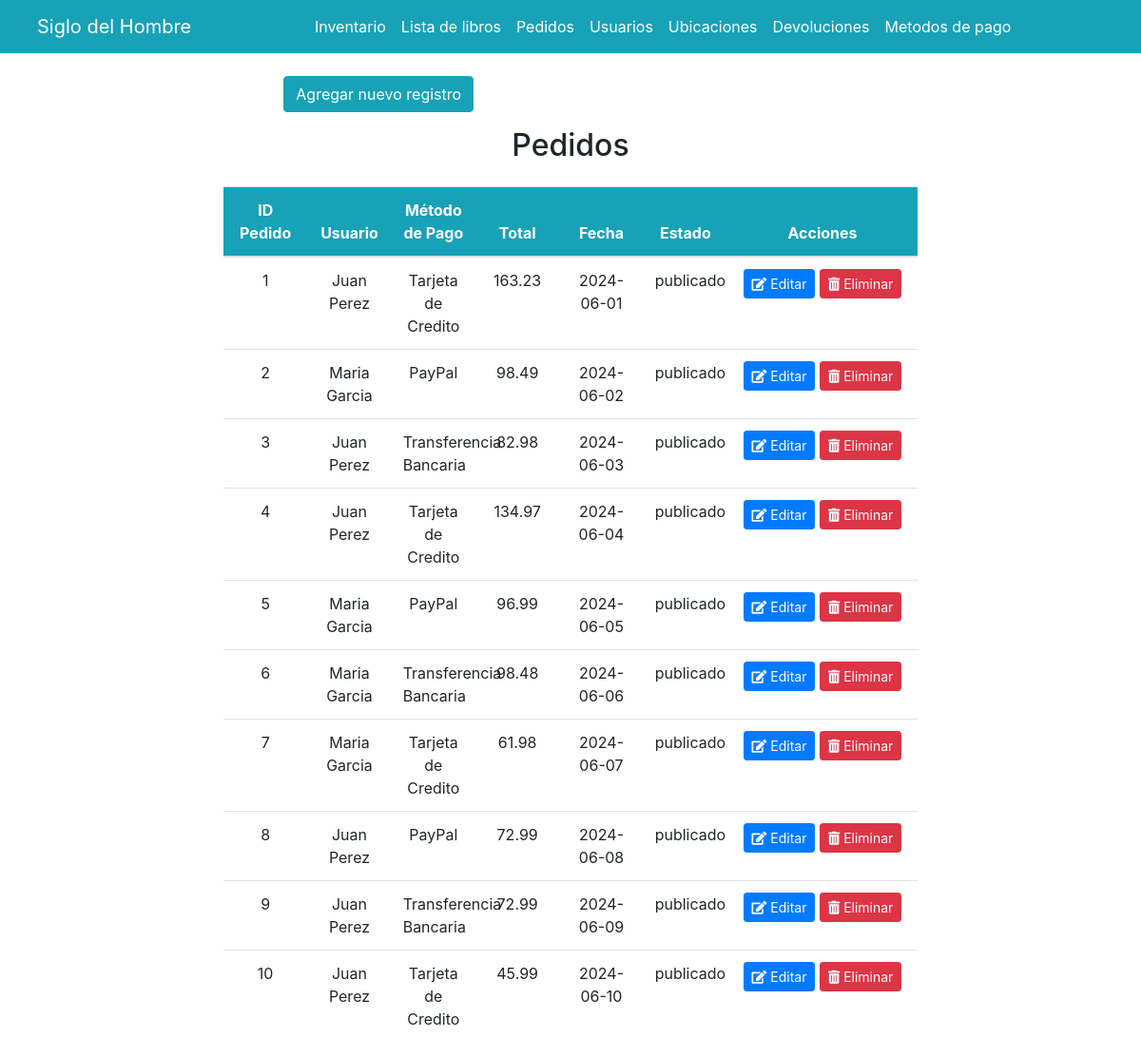
The page /pedidos.php on the database its author committed.
### tables this page shows
CREATE TABLE `pedido` (
  `id_pedido` int(11) NOT NULL,
  `id_usuario` int(11) NOT NULL,
  `id_metodo_de_pago` int(11) NOT NULL,
  `fecha` date NOT NULL,
  `total` float NOT NULL,
  `estado` enum('publicado','cancelado') NOT NULL
);

CREATE TABLE `usuario` (
  `id_usuario` int(11) NOT NULL,
  `nombre` varchar(255) NOT NULL,
  `correo` varchar(255) NOT NULL,
  `direccion` varchar(255) DEFAULT NULL,
  `password` varchar(50) DEFAULT NULL,
  `rol` int(11) NOT NULL,
  `id_tipo` int(11) NOT NULL
);

CREATE TABLE `metodo_de_pago` (
  `id_metodo_de_pago` int(11) NOT NULL,
  `metodo` varchar(50) NOT NULL
);

### pedidos.php (the view, shortened to what this page needs)
<?php
require 'conexion.php';
$sql = "SELECT pedido.id_pedido, usuario.nombre, metodo_de_pago.metodo, pedido.fecha, pedido.total, pedido.estado
FROM pedido
INNER JOIN usuario ON pedido.id_usuario=usuario.id_usuario
INNER JOIN metodo_de_pago ON pedido.id_metodo_de_pago=metodo_de_pago.id_metodo_de_pago
ORDER BY pedido.fecha";
$resultado = $mysqli->query($sql);
?>
<!DOCTYPE html>
<html lang="en">
<head>
    <link href="https://stackpath.bootstrapcdn.com/bootstrap/4.5.2/css/bootstrap.min.css" rel="stylesheet">
    <link href="https://cdnjs.cloudflare.com/ajax/libs/font-awesome/5.15.3/css/all.min.css" rel="stylesheet">
</head>
<body>
    <header>
        <nav class="navbar navbar-expand-lg navbar-primary bg-info">
            <div class="container-fluid">
                <a class="navbar-brand px-2 text-white" href="index.php">Siglo del Hombre</a>
                <div class="collapse navbar-collapse" id="navbarSupportedContent">
                    <ul class="navbar-nav mx-auto mb-2 mb-lg-0">
                        <li class="nav-item">
                            <a class="nav-link text-white" href="inventario.php">Inventario</a>
                        </li>
                        <li class="nav-item">
                            <a class="nav-link text-white" href="listalibros.php">Lista de libros</a>
                        </li>
                        <li class="nav-item">
                            <a class="nav-link text-white" href="pedidos.php">Pedidos</a>
                        </li>
                        <li class="nav-item">
                            <a class="nav-link text-white" href="usuarios.php">Usuarios</a>
                        </li>
                        <li class="nav-item">
                            <a class="nav-link text-white" href="ubicaciones.php">Ubicaciones</a>
                        </li>
                        <li class="nav-item">
                            <a class="nav-link text-white" href="devoluciones.php">Devoluciones</a>
                        </li>
                        <li class="nav-item">
                            <a class="nav-link text-white" href="metodos_de_pago.php">Metodos de pago</a>
                        </li>
                    </ul>
                </div>
            </div>
        </nav>
    </header>
    <div class="container mt-4">
        <div class="row justify-content-center">
            <div class="col-md-8">
                <div class="row justify-content-center mb-3">
                    <div class="col-sm-10">
                        <button type="button" class="btn btn-info" onclick="window.location.href='formulario_pedidos.php'">Agregar nuevo registro</button>
                    </div>
                </div>
                <h2 class="text-center mb-4">Pedidos</h2>
                <table class="table table-hover text-center mx-auto">
                    <thead class="thead-primary">
                        <tr style="background-color: #17a2b8; color: white;">
                            <th scope="col">ID Pedido</th>
                            <th scope="col">Usuario</th>
                            <th scope="col">Método de Pago</th>
                            <th scope="col">Total</th>
                            <th scope="col">Fecha</th>
                            <th scope="col">Estado</th>
                            <th scope="col" style="width: 200px">Acciones</th>
                        </tr>
                    </thead>
                    <tbody>
                        <?php if ($resultado->num_rows > 0) : ?>
                            <?php while ($fila = $resultado->fetch_assoc()) : ?>
                                <tr>
                                    <td><?php echo $fila["id_pedido"]; ?></td>
                                    <td><?php echo $fila["nombre"]; ?></td>
                                    <td><?php echo $fila["metodo"]; ?></td>
                                    <td><?php echo $fila["total"]; ?></td>
                                    <td><?php echo $fila["fecha"]; ?></td>
                                    <td><?php echo $fila["estado"]; ?></td>
                                    <td style="width: 200px">
                                        <a href="editar_pedido.php?id=<?php echo $fila["id_pedido"]; ?>" class="btn btn-sm btn-primary">
                                            <i class="fas fa-edit"></i> Editar
                                        </a>
                                        <a href="eliminar_pedido.php?id=<?php echo $fila["id_pedido"]; ?>" class="btn btn-sm btn-danger">
                                            <i class="fas fa-trash-alt"></i> Eliminar
                                        </a>
                                    </td>
                                </tr>
                            <?php endwhile; ?>
                        <?php else : ?>
                            <tr>
                                <td colspan="6" class="text-center">No hay resultados</td>
                            </tr>
                        <?php endif; ?>
                    </tbody>
                </table>
            </div>
        </div>
    </div>
</body>
</html>

### pedidos.php (style rules this page uses)
table { table-layout: fixed; }

### rows shown on the page
pedido: id_pedido "1", id_usuario.nombre "Juan Perez", id_metodo_de_pago.metodo "Tarjeta de Credito", total "163.23", fecha "2024-06-01", estado "publicado"
pedido: id_pedido "2", id_usuario.nombre "Maria Garcia", id_metodo_de_pago.metodo "PayPal", total "98.49", fecha "2024-06-02", estado "publicado"
pedido: id_pedido "3", id_usuario.nombre "Juan Perez", id_metodo_de_pago.metodo "Transferencia Bancaria", total "82.98", fecha "2024-06-03", estado "publicado"
pedido: id_pedido "4", id_usuario.nombre "Juan Perez", id_metodo_de_pago.metodo "Tarjeta de Credito", total "134.97", fecha "2024-06-04", estado "publicado"
pedido: id_pedido "5", id_usuario.nombre "Maria Garcia", id_metodo_de_pago.metodo "PayPal", total "96.99", fecha "2024-06-05", estado "publicado"
pedido: id_pedido "6", id_usuario.nombre "Maria Garcia", id_metodo_de_pago.metodo "Transferencia Bancaria", total "98.48", fecha "2024-06-06", estado "publicado"
pedido: id_pedido "7", id_usuario.nombre "Maria Garcia", id_metodo_de_pago.metodo "Tarjeta de Credito", total "61.98", fecha "2024-06-07", estado "publicado"
pedido: id_pedido "8", id_usuario.nombre "Juan Perez", id_metodo_de_pago.metodo "PayPal", total "72.99", fecha "2024-06-08", estado "publicado"
pedido: id_pedido "9", id_usuario.nombre "Juan Perez", id_metodo_de_pago.metodo "Transferencia Bancaria", total "72.99", fecha "2024-06-09", estado "publicado"
pedido: id_pedido "10", id_usuario.nombre "Juan Perez", id_metodo_de_pago.metodo "Tarjeta de Credito", total "45.99", fecha "2024-06-10", estado "publicado"
